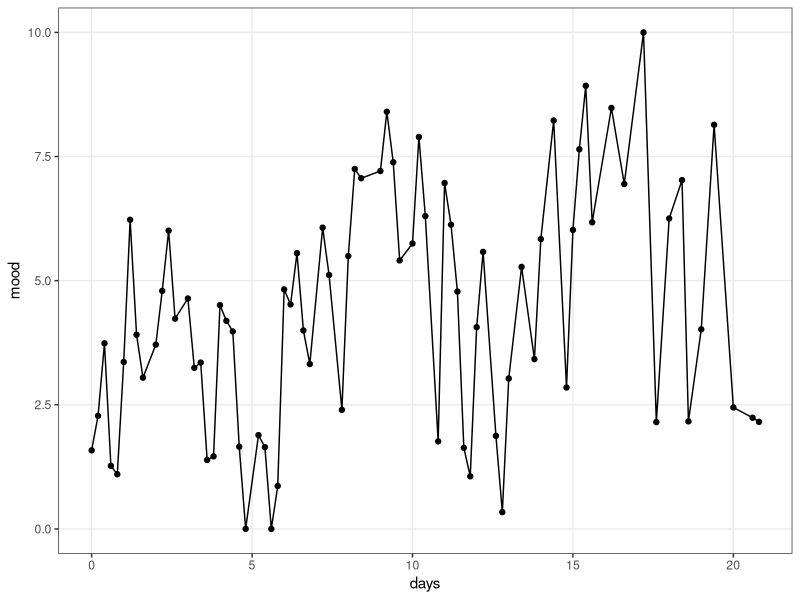
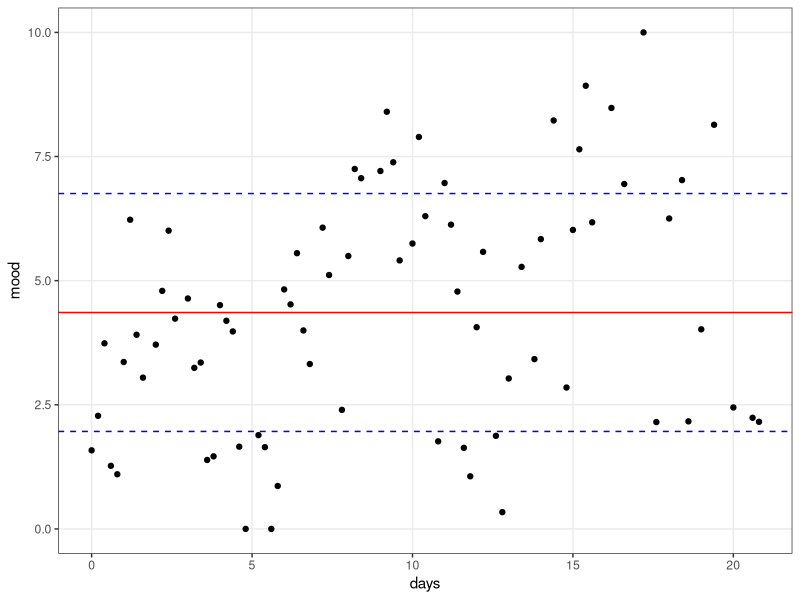
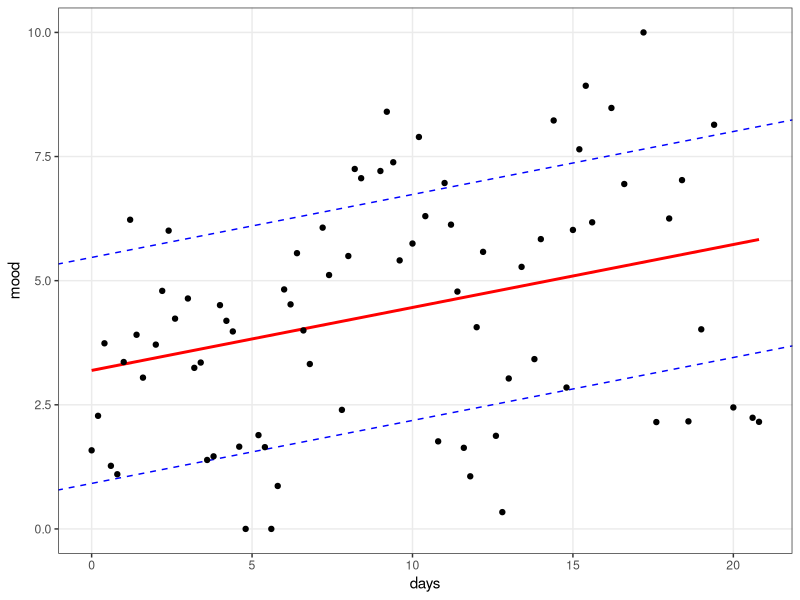
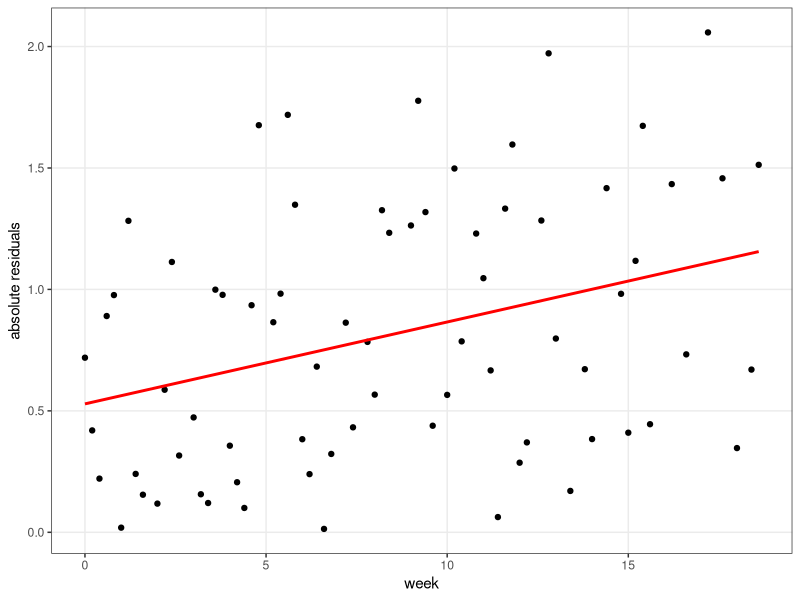
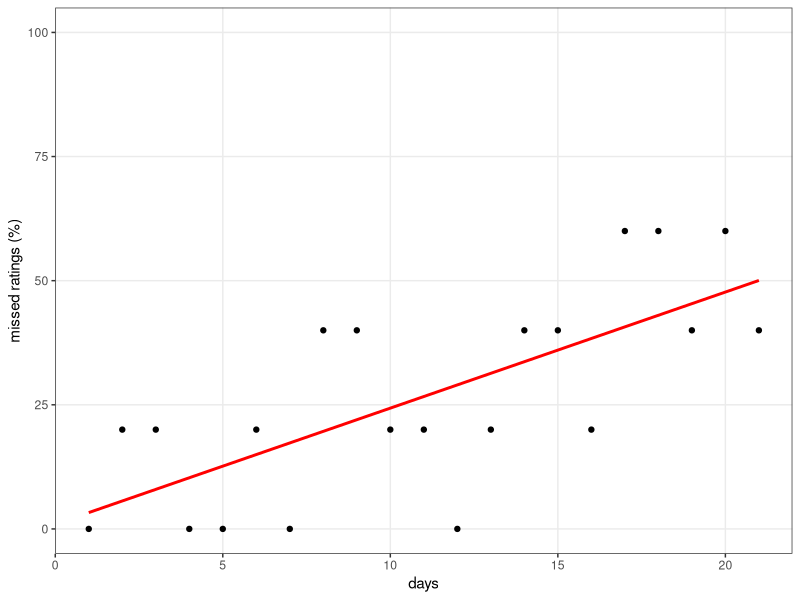
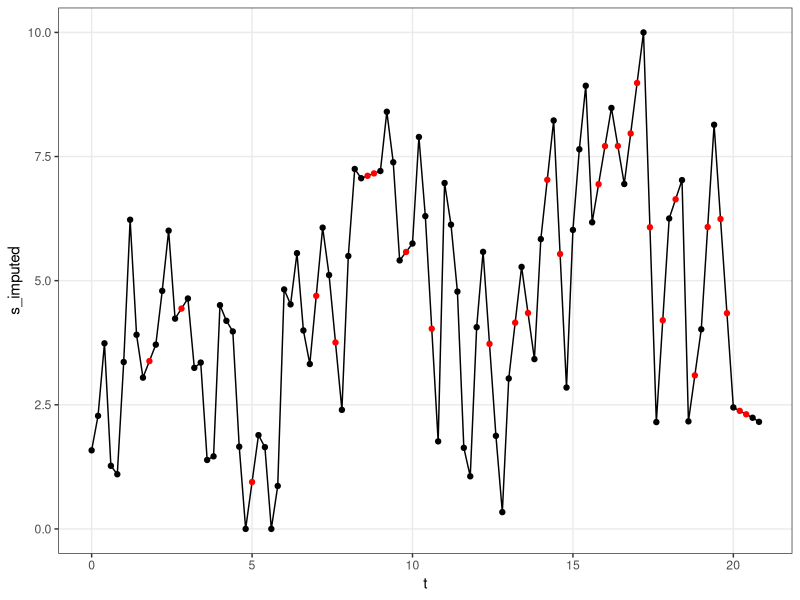
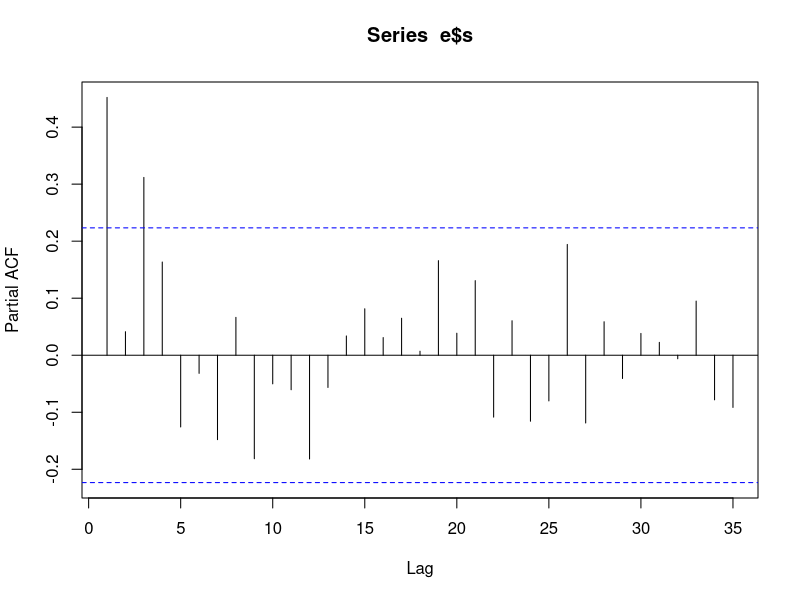
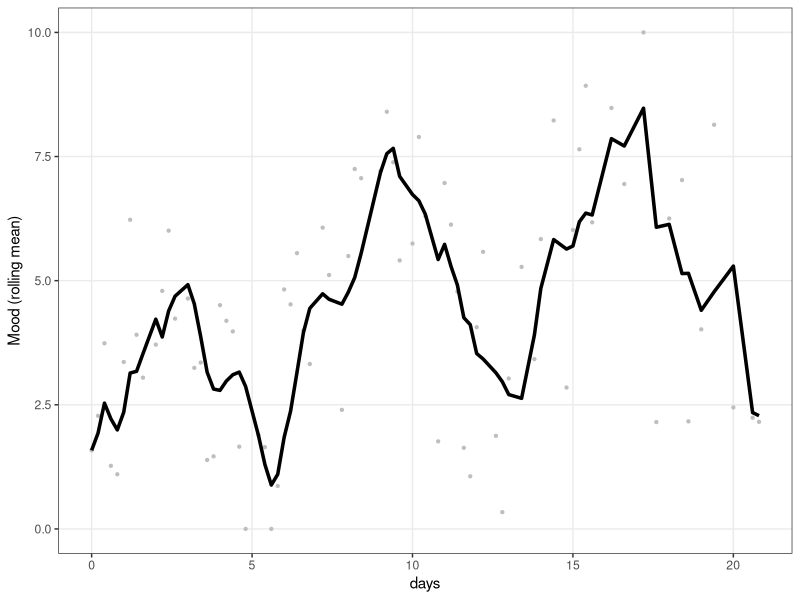

Recreate these plots in R, in order.
## ---- chunk 1
## Constructing the simulated EMA time-series

# libraries
library(ggplot2)
library(gridExtra)
library(psych)

# simulate the signal -------
set.seed(123)
n_measurements_per_day <- 5 
n_days <- 21
n <- n_measurements_per_day * (n_days)
m <- 3
sdev_min <- 1
sdev_max <- 4
trend  <- 3
missingness_prob = c(0.1, 0.5)
autocorrelation = .6

# time
t <- seq(0, (n - 1) * 1 /5, by =  1/5)

# signal
s <- numeric(length(t))

# periodicity
s <- seq(sdev_min, sdev_max, length.out = n) * sin(1   * t * 2 * pi)
s <- s + 0.5 * seq(sdev_min, sdev_max, length.out = n) * sin(1/7 * t * 2 * pi)

# mean + trend + sd (heteroscedastic)
s <- s + rnorm(n, 
               mean = seq(m, m + trend, length.out = n), 
               sd = 0.5)


s <- s + 1 * arima.sim(model = list(ar = autocorrelation), n = n)

# missingness
m1 <- rbinom(n, 1, seq(missingness_prob[1], missingness_prob[2], length.out = n))
s[m1 == 1] <- NA 

# in range
s[s > 10] <- 10
s[s < 0] <- 0

# combine in data.frame
d <- data.frame(t, s)
## ---- chunk 2
# plot signal
e <- subset(d, !is.na(s))
ggplot(e, aes(x = t, y = s)) + 
  geom_line() + 
  geom_point() +
  ylab("mood") + xlab("days") +
  ylim(0, 10) + 
  theme_bw() + theme(panel.grid.minor = element_blank())
## ---- chunk 3
# plot signal with mean and variance
e <- subset(d, !is.na(s))
ggplot(e, aes(x = t, y = s)) +
  geom_hline(yintercept = mean(e$s, na.rm = TRUE), color = "red") + 
  geom_hline(yintercept = mean(e$s, na.rm = TRUE) + sd(e$s, na.rm = TRUE), color = "blue", linetype = 2) +
  geom_hline(yintercept = mean(e$s, na.rm = TRUE) - sd(e$s, na.rm = TRUE), color = "blue", linetype = 2) +
  #geom_line() + 
  geom_point() + 
  ylab("mood") + xlab("days") +
  ylim(0, 10) +
  theme_bw() + theme(panel.grid.minor = element_blank())
## ---- chunk 4
fm = lm(s ~ t, e)
## ---- chunk 5
ggplot(e, aes(x = t, y = s)) +
  geom_smooth(method = "lm", color = "red", se = FALSE) +
  geom_abline(intercept = coef(fm)[1] + sd(resid(fm)), slope = coef(fm)[2], color = "blue", linetype = 2) + 
  geom_abline(intercept = coef(fm)[1] - sd(resid(fm)), slope = coef(fm)[2], color = "blue", linetype = 2) + 
  geom_point() + 
  ylab("mood") + xlab("days") +
  ylim(0, 10) +
  theme_bw() + theme(panel.grid.minor = element_blank())
## ---- chunk 6
e$residuals <- rstandard(fm)
e$week <- (e$t %/% 1 )+ 1

ggplot(subset(e, week < 20), aes(x = t, y = abs(residuals))) +
  geom_point() + 
  geom_smooth(method = "lm", color = "red", se = FALSE) +
  ylab("absolute residuals") + xlab("week") +
  theme_bw() + theme(panel.grid.minor = element_blank())
## ---- chunk 7
d$t_g <- cut(t, 21, labels = 1:21)
p <- prop.table(table(d$t_g, is.na(d$s)), 1)
p <- as.data.frame(p)
p <- subset(p, Var2 == TRUE)
fm2 <- lm(p$Freq ~ as.numeric(p$Var1))
## ---- chunk 8
ggplot(p, aes(x = as.numeric(Var1), y = Freq * 100)) + 
  geom_smooth(method = "lm", color = "red", se = FALSE) +  
  geom_point() + 
  ylab("missed ratings (%)") + xlab("days") +
  ylim(0, 100) + 
  theme_bw() + theme(panel.grid.minor = element_blank())
## ---- chunk 9
# Imputation through interpolation 
impute_interpolation <- function(x) {
  require(zoo)
  
  y = zoo(x)
  
  # fill initial and trailing NA
  if (is.na(y[1])) y[1] = y[which.max(!is.na(y))]
  if (is.na(y[length(y)])) y[length(y)] = y[max((!is.na(y))*(1:length(y)))]
  
  # interpolate
  y_ = as.numeric(na.approx(y))
  
  y_
}

d$s_imputed <- impute_interpolation(d$s)
ggplot(d, aes(x = t, y = s_imputed)) +
  geom_line(color = 1) + 
  geom_point(aes(color = is.na(s))) + 
  scale_color_manual(values=c("black", "red")) +
  guides(color = FALSE) + 
  theme_bw() + theme(panel.grid.minor = element_blank())
## ---- chunk 10
acf(e$s, type = "partial", lag.max = 35)
## ---- chunk 11
d$rolling_mean <-
  as.numeric(
    zoo::rollapply(
      as.numeric(d$s),
      width = 5,
      FUN = function(x)
        mean(x, na.rm = TRUE),
      fill = NA,
      align = "right",
      partial = TRUE
    )
  )

e <- subset(d, !is.na(s))
ggplot(e, aes(x = t, y = rolling_mean)) +
  geom_point(aes(y = s), color = "grey", size = .8) + 
  geom_line(size = 1.2) + 
  ylab("Mood (rolling mean)") + xlab("days") +
  ylim(0, 10) + 
  theme_bw() + theme(panel.grid.minor = element_blank())

## ---- chunk 12
fa <- spec.pgram(ts(impute_interpolation(d$s), frequency = n_measurements_per_day), 
                 detrend = TRUE, demean = TRUE, 
                 main = "periodogram",  sub = "",
                 xlab = "frequency", log = "no",
                 ylab = "power", type = "h",
                 spans = NULL, taper = 0.01, ci = FALSE)
